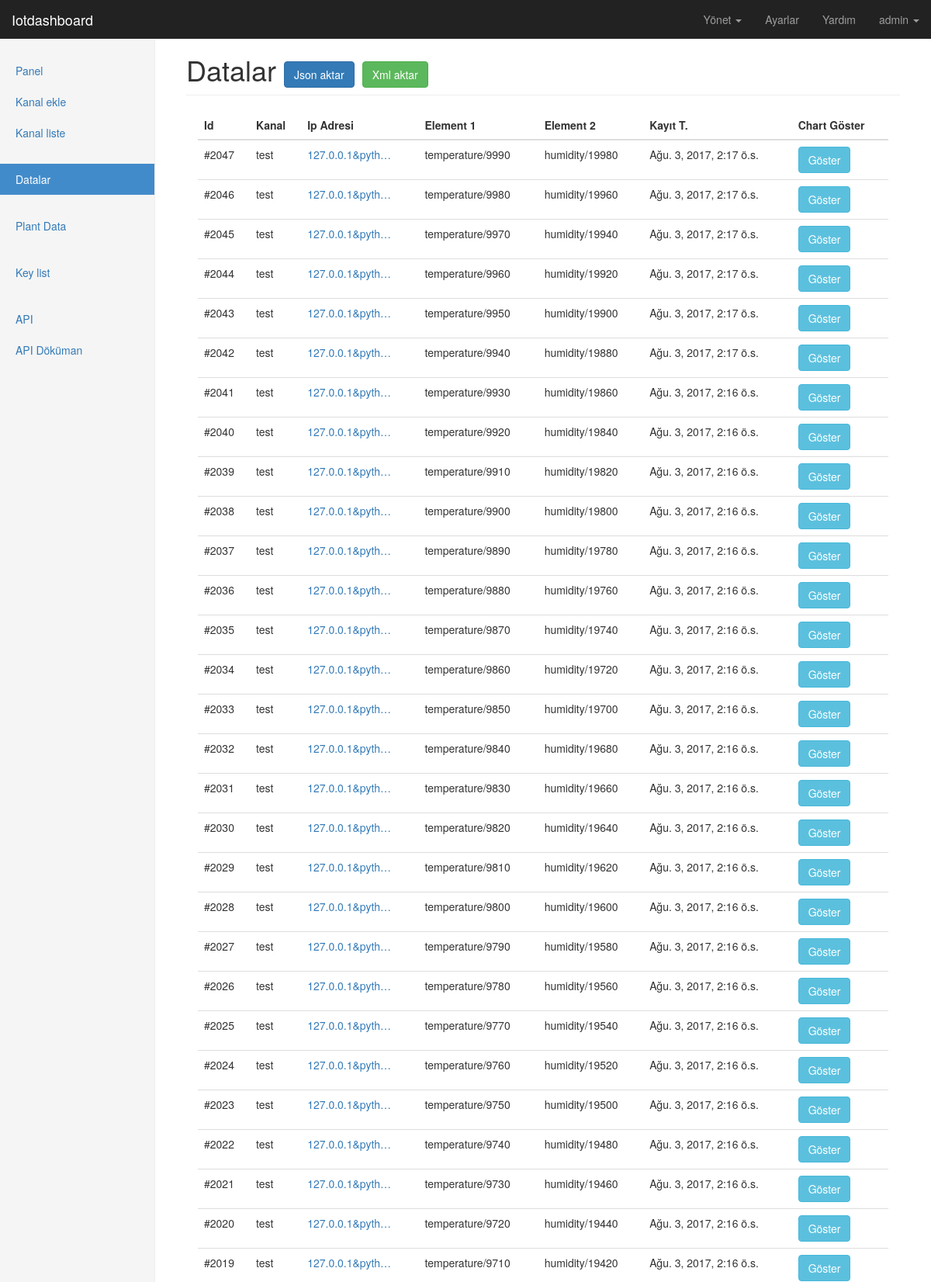
/tr/datas/ (signed in, upper part), run on the app's committed database.
### datas/models.py (models this page shows, shortened)
class Data(models.Model):
    owner           = models.ForeignKey('auth.User', related_name='ownerdata')
    channel         = models.ForeignKey(Channel, related_name='channeldata')
    value_1         = models.CharField(_('Deger 1'), max_length=10, null=True, blank=False)
    value_2         = models.CharField(_('Deger 2'), max_length=10, null=True, blank=False)
    value_3         = models.CharField(_('Deger 3'), max_length=10, null=True, blank=False)
    value_4         = models.CharField(_('Deger 4'), max_length=10, null=True, blank=False)
    value_5         = models.CharField(_('Deger 5'), max_length=10, null=True, blank=False)
    value_6         = models.CharField(_('Deger 6'), max_length=10, null=True, blank=False)
    value_7         = models.CharField(_('Deger 7'), max_length=10, null=True, blank=False)
    value_8         = models.CharField(_('Deger 8'), max_length=10, null=True, blank=False)
    value_9         = models.CharField(_('Deger 9'), max_length=10, null=True, blank=False)
    value_10        = models.CharField(_('Deger 10'), max_length=10, null=True, blank=False)
    enable          = models.BooleanField(_('Aktif et'), default=True)
    remote_address  = models.CharField(_('Ip adres'), max_length=255)
    pub_date        = models.DateTimeField(_('Yayin tarihi'), auto_now=True)

### channels/models.py (models this page shows, shortened)
class Channel(models.Model):
    owner          = models.ForeignKey('auth.User', related_name='ownerchannel')
    channel_name   = models.CharField(_('Kanal adı'), max_length=60, help_text=_('Kanal adını giriniz'))
    channel_name_id= models.CharField(_('Kanal ID'), max_length=90, null=True, blank=True)
    element_1       = models.CharField(_('Element 1'), max_length=20, null=True, blank=True)
    element_id_1    = models.CharField(_('Element ID 1'), max_length=30, null=True, blank=True)
    element_2       = models.CharField(_('Element 2'), max_length=20, null=True, blank=True)
    element_id_2    = models.CharField(_('Element ID 2'), max_length=30, null=True, blank=True)
    element_3       = models.CharField(_('Element 3'), max_length=20, null=True, blank=True)
    element_id_3    = models.CharField(_('Element ID 3'), max_length=30, null=True, blank=True)
    element_4       = models.CharField(_('Element 4'), max_length=20, null=True, blank=True)
    element_id_4    = models.CharField(_('Element ID 4'), max_length=30, null=True, blank=True)
    element_5       = models.CharField(_('Element 5'), max_length=20, null=True, blank=True)
    element_id_5    = models.CharField(_('Element ID 5'), max_length=30, null=True, blank=True)
    element_6       = models.CharField(_('Element 6'), max_length=20, null=True, blank=True)
    element_id_6    = models.CharField(_('Element ID 6'), max_length=30, null=True, blank=True)
    element_7       = models.CharField(_('Element 7'), max_length=20, null=True, blank=True)
    element_id_7    = models.CharField(_('Element ID 7'), max_length=30, null=True, blank=True)
    element_8       = models.CharField(_('Element 8'), max_length=20, null=True, blank=True)
    element_id_8    = models.CharField(_('Element ID 8'), max_length=30, null=True, blank=True)
    element_9       = models.CharField(_('Element 9'), max_length=20, null=True, blank=True)
    element_id_9    = models.CharField(_('Element ID 9'), max_length=30, null=True, blank=True)
    element_10      = models.CharField(_('Element 10'), max_length=20, null=True, blank=True)
    element_id_10   = models.CharField(_('Element ID 10'), max_length=30, null=True, blank=True)
    api_key        = models.CharField(_('Api key'), max_length=200) # api
    description    = models.TextField(_('Açıklama'), blank=True, max_length=255)
    enable         = models.BooleanField(_('Aktif et'), default=True)
    remote_address = models.CharField(_('Ip adres'), max_length=255)
    pub_date       = models.DateTimeField(_('Yayin tarihi'), auto_now=True)

### datas/views.py (the view)
class DataQueryList(TemplateView):
    template_name = "back/data_list.html"
    @method_decorator(login_required)
    def get(self, request, *args, **kwargs):
        datas = Data.objects.all().order_by('-pub_date')[:100]
        value_1 = False
        value_2 = False
        value_3 = False
        value_4 = False
        value_5 = False
        value_6 = False
        value_7 = False
        value_8 = False
        value_9 = False
        value_10 = False
        for i in datas:
            if i.value_1:
                value_1 = True
            if i.value_2:
                value_2 = True
            if i.value_3:
                value_3 = True
            if i.value_4:
                value_4 = True
            if i.value_5:
                value_5 = True
            if i.value_6:
                value_6 = True
            if i.value_7:
                value_7 = True
            if i.value_8:
                value_8 = True
            if i.value_9:
                value_9 = True
            if i.value_10:
                value_10 = True
        return render(request, self.template_name, {'datas': datas,
                                                    'value_1':value_1,
                                                    'value_2':value_2,
                                                    'value_3':value_3,
                                                    'value_4':value_4,
                                                    'value_5':value_5,
                                                    'value_6':value_6,
                                                    'value_7':value_7,
                                                    'value_8':value_8,
                                                    'value_9':value_9,
                                                    'value_10':value_10
                                                    })

### channels/templatetags/custom_tags.py (called while the page is built)
@register.simple_tag
def version():
    try:
        return time.strftime('%m%d%Y/%u', time.gmtime(os.path.getmtime('.git/')))
    except:
        return 0

@register.simple_tag
def website_name():
    return WEBSITE_NAME

### templates/back/data_list.html (shortened to what this page needs)
{% extends "back/base.html" %}
{% load staticfiles %}
{% load custom_tags %}
{% load i18n %}
{% block website_name %}{% trans 'Datalar' %}
    <a class="btn btn-primary" href='{% url "export" "data" %}?format=json' role="button">{% trans 'Json aktar' %}</a>
    <a class="btn btn-success" href='{% url "export" "data" %}?format=xml' role="button">{% trans 'Xml aktar' %}</a>
{% endblock %}
{% block content %}
<div class="col-xs-12 col-sm-12 placeholder">
    <div class="table-responsive">
        <table class="table table-responsive">
            <thead>
            <tr>
                <th>{% trans 'Id' %}</th>
                <th>{% trans 'Kanal' %}</th>
                <th>{% trans 'Ip Adresi' %}</th>
                {% if value_1 %}<th>{% trans 'Element 1' %}</th>{% endif %}
                {% if value_2 %}<th>{% trans 'Element 2' %}</th>{% endif %}
                <th>{% trans 'Kayıt T.' %}</th>
                <th>{% trans 'Chart Göster' %}</th>
            </tr>
            </thead>
            <tbody>
            {% for i in datas %}
            <tr>
                <td>#{{ i.id }}</td>
                <td>{{ i.channel.channel_name }}</td>
                <td><a class="tooltip-viewport-bottom" title="{{ i.remote_address }}">{{ i.remote_address | truncatechars:15 }}</a></td>
                {% if value_1 %}<td>{{ i.channel.element_1 }}/{{ i.value_1 }}</td>{% endif %}
                {% if value_2 %}<td>{{ i.channel.element_2 }}/{{ i.value_2 }}</td>{% endif %}
                <td>{{ i.pub_date }}</td>
                <td><a class="btn btn-info" href="{% url 'index' %}" role="button">{% trans 'Göster' %}</a></td>
            </tr>
            {% endfor %}
            </tbody>
        </table>
    </div>
</div>
{% endblock %}

### templates/back/navbar.html (shortened to what this page needs)
{% load custom_tags %}
{% load i18n %}
{% load rest_framework %}
<nav class="navbar navbar-inverse navbar-fixed-top">
    <div class="container-fluid">
        <div class="navbar-header">
            <a class="navbar-brand" href="{% url 'index' %}">{% website_name %}</a>
        </div>
        <div id="navbar" class="navbar-collapse collapse">
            <ul class="nav navbar-nav navbar-right">
                <li class="dropdown">
                  <a href="#" class="dropdown-toggle" data-toggle="dropdown" role="button" aria-haspopup="true" aria-expanded="false">{% trans 'Yönet' %} <span class="caret"></span></a>
                </li>
                <li><a href="/admin/">{% trans 'Ayarlar' %}</a></li>
                <li><a href="http://iotdashboard.readthedocs.io/tr/latest/">{% trans 'Yardım' %}</a></li>
                {% if user.is_authenticated %}
                    <li class="dropdown">
                      <a href="#" class="dropdown-toggle" data-toggle="dropdown" role="button" aria-haspopup="true" aria-expanded="false">{{ user }} <span class="caret"></span></a>
                    </li>
                {% endif %}
            </ul>
        </div>
    </div>
</nav>

### static/back/dashboard/dashboard.css (style rules this page uses)
body { padding-top: 50px; }
.navbar-fixed-top { border: 0; }
.placeholder { margin-bottom: 20px; }

### static/back/dashboard/sticky-footer.css (style rules this page uses)
html { position: relative; min-height: 100%; }
body { margin-bottom: 60px; }

### data on the page
Data: id "2047", channel.channel_name "test", remote_address "127.0.0.1&pyth…", channel.element_1 "temperature", value_1 "9990", channel.element_2 "humidity", value_2 "19980", pub_date "Ağu. 3, 2017, 2:17 ö.s."
Data: id "2046", channel.channel_name "test", remote_address "127.0.0.1&pyth…", channel.element_1 "temperature", value_1 "9980", channel.element_2 "humidity", value_2 "19960", pub_date "Ağu. 3, 2017, 2:17 ö.s."
Data: id "2045", channel.channel_name "test", remote_address "127.0.0.1&pyth…", channel.element_1 "temperature", value_1 "9970", channel.element_2 "humidity", value_2 "19940", pub_date "Ağu. 3, 2017, 2:17 ö.s."
Data: id "2044", channel.channel_name "test", remote_address "127.0.0.1&pyth…", channel.element_1 "temperature", value_1 "9960", channel.element_2 "humidity", value_2 "19920", pub_date "Ağu. 3, 2017, 2:17 ö.s."
Data: id "2043", channel.channel_name "test", remote_address "127.0.0.1&pyth…", channel.element_1 "temperature", value_1 "9950", channel.element_2 "humidity", value_2 "19900", pub_date "Ağu. 3, 2017, 2:17 ö.s."
Data: id "2042", channel.channel_name "test", remote_address "127.0.0.1&pyth…", channel.element_1 "temperature", value_1 "9940", channel.element_2 "humidity", value_2 "19880", pub_date "Ağu. 3, 2017, 2:17 ö.s."
Data: id "2041", channel.channel_name "test", remote_address "127.0.0.1&pyth…", channel.element_1 "temperature", value_1 "9930", channel.element_2 "humidity", value_2 "19860", pub_date "Ağu. 3, 2017, 2:16 ö.s."
Data: id "2040", channel.channel_name "test", remote_address "127.0.0.1&pyth…", channel.element_1 "temperature", value_1 "9920", channel.element_2 "humidity", value_2 "19840", pub_date "Ağu. 3, 2017, 2:16 ö.s."
Data: id "2039", channel.channel_name "test", remote_address "127.0.0.1&pyth…", channel.element_1 "temperature", value_1 "9910", channel.element_2 "humidity", value_2 "19820", pub_date "Ağu. 3, 2017, 2:16 ö.s."
Data: id "2038", channel.channel_name "test", remote_address "127.0.0.1&pyth…", channel.element_1 "temperature", value_1 "9900", channel.element_2 "humidity", value_2 "19800", pub_date "Ağu. 3, 2017, 2:16 ö.s."
Data: id "2037", channel.channel_name "test", remote_address "127.0.0.1&pyth…", channel.element_1 "temperature", value_1 "9890", channel.element_2 "humidity", value_2 "19780", pub_date "Ağu. 3, 2017, 2:16 ö.s."
Data: id "2036", channel.channel_name "test", remote_address "127.0.0.1&pyth…", channel.element_1 "temperature", value_1 "9880", channel.element_2 "humidity", value_2 "19760", pub_date "Ağu. 3, 2017, 2:16 ö.s."
Data: id "2035", channel.channel_name "test", remote_address "127.0.0.1&pyth…", channel.element_1 "temperature", value_1 "9870", channel.element_2 "humidity", value_2 "19740", pub_date "Ağu. 3, 2017, 2:16 ö.s."
Data: id "2034", channel.channel_name "test", remote_address "127.0.0.1&pyth…", channel.element_1 "temperature", value_1 "9860", channel.element_2 "humidity", value_2 "19720", pub_date "Ağu. 3, 2017, 2:16 ö.s."
Data: id "2033", channel.channel_name "test", remote_address "127.0.0.1&pyth…", channel.element_1 "temperature", value_1 "9850", channel.element_2 "humidity", value_2 "19700", pub_date "Ağu. 3, 2017, 2:16 ö.s."
Data: id "2032", channel.channel_name "test", remote_address "127.0.0.1&pyth…", channel.element_1 "temperature", value_1 "9840", channel.element_2 "humidity", value_2 "19680", pub_date "Ağu. 3, 2017, 2:16 ö.s."
Data: id "2031", channel.channel_name "test", remote_address "127.0.0.1&pyth…", channel.element_1 "temperature", value_1 "9830", channel.element_2 "humidity", value_2 "19660", pub_date "Ağu. 3, 2017, 2:16 ö.s."
Data: id "2030", channel.channel_name "test", remote_address "127.0.0.1&pyth…", channel.element_1 "temperature", value_1 "9820", channel.element_2 "humidity", value_2 "19640", pub_date "Ağu. 3, 2017, 2:16 ö.s."
Data: id "2029", channel.channel_name "test", remote_address "127.0.0.1&pyth…", channel.element_1 "temperature", value_1 "9810", channel.element_2 "humidity", value_2 "19620", pub_date "Ağu. 3, 2017, 2:16 ö.s."
Data: id "2028", channel.channel_name "test", remote_address "127.0.0.1&pyth…", channel.element_1 "temperature", value_1 "9800", channel.element_2 "humidity", value_2 "19600", pub_date "Ağu. 3, 2017, 2:16 ö.s."
Data: id "2027", channel.channel_name "test", remote_address "127.0.0.1&pyth…", channel.element_1 "temperature", value_1 "9790", channel.element_2 "humidity", value_2 "19580", pub_date "Ağu. 3, 2017, 2:16 ö.s."
Data: id "2026", channel.channel_name "test", remote_address "127.0.0.1&pyth…", channel.element_1 "temperature", value_1 "9780", channel.element_2 "humidity", value_2 "19560", pub_date "Ağu. 3, 2017, 2:16 ö.s."
Data: id "2025", channel.channel_name "test", remote_address "127.0.0.1&pyth…", channel.element_1 "temperature", value_1 "9770", channel.element_2 "humidity", value_2 "19540", pub_date "Ağu. 3, 2017, 2:16 ö.s."
Data: id "2024", channel.channel_name "test", remote_address "127.0.0.1&pyth…", channel.element_1 "temperature", value_1 "9760", channel.element_2 "humidity", value_2 "19520", pub_date "Ağu. 3, 2017, 2:16 ö.s."
Data: id "2023", channel.channel_name "test", remote_address "127.0.0.1&pyth…", channel.element_1 "temperature", value_1 "9750", channel.element_2 "humidity", value_2 "19500", pub_date "Ağu. 3, 2017, 2:16 ö.s."
Data: id "2022", channel.channel_name "test", remote_address "127.0.0.1&pyth…", channel.element_1 "temperature", value_1 "9740", channel.element_2 "humidity", value_2 "19480", pub_date "Ağu. 3, 2017, 2:16 ö.s."
Data: id "2021", channel.channel_name "test", remote_address "127.0.0.1&pyth…", channel.element_1 "temperature", value_1 "9730", channel.element_2 "humidity", value_2 "19460", pub_date "Ağu. 3, 2017, 2:16 ö.s."
Data: id "2020", channel.channel_name "test", remote_address "127.0.0.1&pyth…", channel.element_1 "temperature", value_1 "9720", channel.element_2 "humidity", value_2 "19440", pub_date "Ağu. 3, 2017, 2:16 ö.s."
Data: id "2019", channel.channel_name "test", remote_address "127.0.0.1&pyth…", channel.element_1 "temperature", value_1 "9710", channel.element_2 "humidity", value_2 "19420", pub_date "Ağu. 3, 2017, 2:16 ö.s."

### other printed values
{{ user }} "admin"
